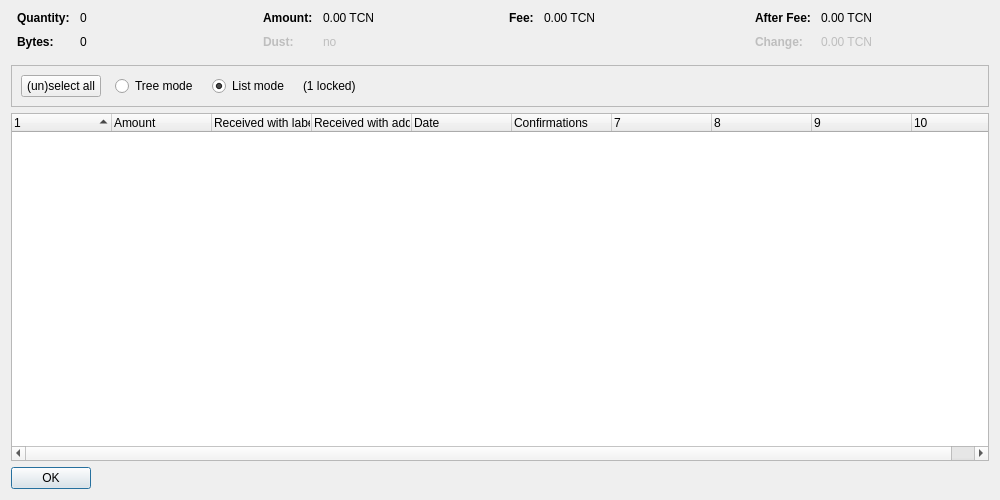
<?xml version="1.0" encoding="UTF-8"?>
<ui version="4.0">
 <class>CoinControlDialog</class>
 <widget class="QDialog" name="CoinControlDialog">
  <property name="geometry">
   <rect>
    <x>0</x>
    <y>0</y>
    <width>1000</width>
    <height>500</height>
   </rect>
  </property>
  <property name="windowTitle">
   <string>Coin Selection</string>
  </property>
  <layout class="QVBoxLayout" name="verticalLayout">
   <item>
    <layout class="QHBoxLayout" name="horizontalLayoutTop" stretch="0,0,0,0">
     <property name="topMargin">
      <number>0</number>
     </property>
     <property name="bottomMargin">
      <number>10</number>
     </property>
     <item>
      <layout class="QFormLayout" name="formLayoutCoinControl1">
       <property name="horizontalSpacing">
        <number>10</number>
       </property>
       <property name="verticalSpacing">
        <number>10</number>
       </property>
       <property name="leftMargin">
        <number>6</number>
       </property>
       <property name="rightMargin">
        <number>6</number>
       </property>
       <item row="0" column="0">
        <widget class="QLabel" name="labelCoinControlQuantityText">
         <property name="font">
          <font>
           <weight>75</weight>
           <bold>true</bold>
          </font>
         </property>
         <property name="text">
          <string>Quantity:</string>
         </property>
        </widget>
       </item>
       <item row="0" column="1">
        <widget class="QLabel" name="labelCoinControlQuantity">
         <property name="cursor">
          <cursorShape>IBeamCursor</cursorShape>
         </property>
         <property name="contextMenuPolicy">
          <enum>Qt::ActionsContextMenu</enum>
         </property>
         <property name="text">
          <string notr="true">0</string>
         </property>
         <property name="textInteractionFlags">
          <set>Qt::LinksAccessibleByMouse|Qt::TextSelectableByKeyboard|Qt::TextSelectableByMouse</set>
         </property>
        </widget>
       </item>
       <item row="1" column="0">
        <widget class="QLabel" name="labelCoinControlBytesText">
         <property name="font">
          <font>
           <weight>75</weight>
           <bold>true</bold>
          </font>
         </property>
         <property name="text">
          <string>Bytes:</string>
         </property>
        </widget>
       </item>
       <item row="1" column="1">
        <widget class="QLabel" name="labelCoinControlBytes">
         <property name="cursor">
          <cursorShape>IBeamCursor</cursorShape>
         </property>
         <property name="contextMenuPolicy">
          <enum>Qt::ActionsContextMenu</enum>
         </property>
         <property name="text">
          <string notr="true">0</string>
         </property>
         <property name="textInteractionFlags">
          <set>Qt::LinksAccessibleByMouse|Qt::TextSelectableByKeyboard|Qt::TextSelectableByMouse</set>
         </property>
        </widget>
       </item>
      </layout>
     </item>
     <item>
      <layout class="QFormLayout" name="formLayoutCoinControl2">
       <property name="horizontalSpacing">
        <number>10</number>
       </property>
       <property name="verticalSpacing">
        <number>10</number>
       </property>
       <property name="leftMargin">
        <number>6</number>
       </property>
       <property name="rightMargin">
        <number>6</number>
       </property>
       <item row="0" column="0">
        <widget class="QLabel" name="labelCoinControlAmountText">
         <property name="font">
          <font>
           <weight>75</weight>
           <bold>true</bold>
          </font>
         </property>
         <property name="text">
          <string>Amount:</string>
         </property>
        </widget>
       </item>
       <item row="0" column="1">
        <widget class="QLabel" name="labelCoinControlAmount">
         <property name="cursor">
          <cursorShape>IBeamCursor</cursorShape>
         </property>
         <property name="contextMenuPolicy">
          <enum>Qt::ActionsContextMenu</enum>
         </property>
         <property name="text">
          <string notr="true">0.00 TCN</string>
         </property>
         <property name="textInteractionFlags">
          <set>Qt::LinksAccessibleByMouse|Qt::TextSelectableByKeyboard|Qt::TextSelectableByMouse</set>
         </property>
        </widget>
       </item>
       <item row="1" column="0">
        <widget class="QLabel" name="labelCoinControlLowOutputText">
         <property name="enabled">
          <bool>false</bool>
         </property>
         <property name="font">
          <font>
           <weight>75</weight>
           <bold>true</bold>
          </font>
         </property>
         <property name="text">
          <string>Dust:</string>
         </property>
        </widget>
       </item>
       <item row="1" column="1">
        <widget class="QLabel" name="labelCoinControlLowOutput">
         <property name="enabled">
          <bool>false</bool>
         </property>
         <property name="cursor">
          <cursorShape>IBeamCursor</cursorShape>
         </property>
         <property name="contextMenuPolicy">
          <enum>Qt::ActionsContextMenu</enum>
         </property>
         <property name="text">
          <string notr="true">no</string>
         </property>
         <property name="textInteractionFlags">
          <set>Qt::LinksAccessibleByMouse|Qt::TextSelectableByKeyboard|Qt::TextSelectableByMouse</set>
         </property>
        </widget>
       </item>
      </layout>
     </item>
     <item>
      <layout class="QFormLayout" name="formLayoutCoinControl3">
       <property name="horizontalSpacing">
        <number>10</number>
       </property>
       <property name="verticalSpacing">
        <number>10</number>
       </property>
       <property name="leftMargin">
        <number>6</number>
       </property>
       <property name="rightMargin">
        <number>6</number>
       </property>
       <item row="0" column="0">
        <widget class="QLabel" name="labelCoinControlFeeText">
         <property name="font">
          <font>
           <weight>75</weight>
           <bold>true</bold>
          </font>
         </property>
         <property name="text">
          <string>Fee:</string>
         </property>
        </widget>
       </item>
       <item row="0" column="1">
        <widget class="QLabel" name="labelCoinControlFee">
         <property name="cursor">
          <cursorShape>IBeamCursor</cursorShape>
         </property>
         <property name="contextMenuPolicy">
          <enum>Qt::ActionsContextMenu</enum>
         </property>
         <property name="text">
          <string notr="true">0.00 TCN</string>
         </property>
         <property name="textInteractionFlags">
          <set>Qt::LinksAccessibleByMouse|Qt::TextSelectableByKeyboard|Qt::TextSelectableByMouse</set>
         </property>
        </widget>
       </item>
      </layout>
     </item>
     <item>
      <layout class="QFormLayout" name="formLayoutCoinControl4">
       <property name="horizontalSpacing">
        <number>10</number>
       </property>
       <property name="verticalSpacing">
        <number>10</number>
       </property>
       <property name="leftMargin">
        <number>6</number>
       </property>
       <property name="rightMargin">
        <number>6</number>
       </property>
       <item row="0" column="0">
        <widget class="QLabel" name="labelCoinControlAfterFeeText">
         <property name="font">
          <font>
           <weight>75</weight>
           <bold>true</bold>
          </font>
         </property>
         <property name="text">
          <string>After Fee:</string>
         </property>
        </widget>
       </item>
       <item row="0" column="1">
        <widget class="QLabel" name="labelCoinControlAfterFee">
         <property name="cursor">
          <cursorShape>IBeamCursor</cursorShape>
         </property>
         <property name="contextMenuPolicy">
          <enum>Qt::ActionsContextMenu</enum>
         </property>
         <property name="text">
          <string notr="true">0.00 TCN</string>
         </property>
         <property name="textInteractionFlags">
          <set>Qt::LinksAccessibleByMouse|Qt::TextSelectableByKeyboard|Qt::TextSelectableByMouse</set>
         </property>
        </widget>
       </item>
       <item row="1" column="0">
        <widget class="QLabel" name="labelCoinControlChangeText">
         <property name="enabled">
          <bool>false</bool>
         </property>
         <property name="font">
          <font>
           <weight>75</weight>
           <bold>true</bold>
          </font>
         </property>
         <property name="text">
          <string>Change:</string>
         </property>
        </widget>
       </item>
       <item row="1" column="1">
        <widget class="QLabel" name="labelCoinControlChange">
         <property name="enabled">
          <bool>false</bool>
         </property>
         <property name="cursor">
          <cursorShape>IBeamCursor</cursorShape>
         </property>
         <property name="contextMenuPolicy">
          <enum>Qt::ActionsContextMenu</enum>
         </property>
         <property name="text">
          <string notr="true">0.00 TCN</string>
         </property>
         <property name="textInteractionFlags">
          <set>Qt::LinksAccessibleByMouse|Qt::TextSelectableByKeyboard|Qt::TextSelectableByMouse</set>
         </property>
        </widget>
       </item>
      </layout>
     </item>
    </layout>
   </item>
   <item>
    <widget class="QFrame" name="frame">
     <property name="minimumSize">
      <size>
       <width>0</width>
       <height>40</height>
      </size>
     </property>
     <property name="frameShape">
      <enum>QFrame::StyledPanel</enum>
     </property>
     <property name="frameShadow">
      <enum>QFrame::Sunken</enum>
     </property>
     <layout class="QHBoxLayout" name="horizontalLayout">
      <item>
       <layout class="QHBoxLayout" name="horizontalLayoutPanel" stretch="0,0,0,0,0">
        <property name="spacing">
         <number>14</number>
        </property>
        <item>
         <widget class="QPushButton" name="pushButtonSelectAll">
          <property name="sizePolicy">
           <sizepolicy hsizetype="Maximum" vsizetype="Fixed">
            <horstretch>0</horstretch>
            <verstretch>0</verstretch>
           </sizepolicy>
          </property>
          <property name="text">
           <string>(un)select all</string>
          </property>
          <property name="autoDefault">
           <bool>false</bool>
          </property>
         </widget>
        </item>
        <item>
         <widget class="QRadioButton" name="radioTreeMode">
          <property name="sizePolicy">
           <sizepolicy hsizetype="Maximum" vsizetype="Fixed">
            <horstretch>0</horstretch>
            <verstretch>0</verstretch>
           </sizepolicy>
          </property>
          <property name="text">
           <string>Tree mode</string>
          </property>
         </widget>
        </item>
        <item>
         <widget class="QRadioButton" name="radioListMode">
          <property name="sizePolicy">
           <sizepolicy hsizetype="Maximum" vsizetype="Fixed">
            <horstretch>0</horstretch>
            <verstretch>0</verstretch>
           </sizepolicy>
          </property>
          <property name="text">
           <string>List mode</string>
          </property>
          <property name="checked">
           <bool>true</bool>
          </property>
         </widget>
        </item>
        <item>
         <widget class="QLabel" name="labelLocked">
          <property name="text">
           <string notr="true">(1 locked)</string>
          </property>
         </widget>
        </item>
        <item>
         <spacer name="horizontalSpacer">
          <property name="orientation">
           <enum>Qt::Horizontal</enum>
          </property>
          <property name="sizeHint" stdset="0">
           <size>
            <width>40</width>
            <height>20</height>
           </size>
          </property>
         </spacer>
        </item>
       </layout>
      </item>
     </layout>
    </widget>
   </item>
   <item>
    <widget class="CoinControlTreeWidget" name="treeWidget">
     <property name="contextMenuPolicy">
      <enum>Qt::CustomContextMenu</enum>
     </property>
     <property name="sortingEnabled">
      <bool>false</bool>
     </property>
     <property name="columnCount">
      <number>10</number>
     </property>
     <attribute name="headerShowSortIndicator" stdset="0">
      <bool>true</bool>
     </attribute>
     <attribute name="headerStretchLastSection">
      <bool>false</bool>
     </attribute>
     <column>
      <property name="text">
       <string/>
      </property>
     </column>
     <column>
      <property name="text">
       <string>Amount</string>
      </property>
     </column>
     <column>
      <property name="text">
       <string>Received with label</string>
      </property>
     </column>
     <column>
      <property name="text">
       <string>Received with address</string>
      </property>
     </column>
     <column>
      <property name="text">
       <string>Date</string>
      </property>
     </column>
     <column>
      <property name="text">
       <string>Confirmations</string>
      </property>
      <property name="toolTip">
       <string>Confirmed</string>
      </property>
     </column>
     <column>
      <property name="text">
       <string/>
      </property>
     </column>
     <column>
      <property name="text">
       <string/>
      </property>
     </column>
     <column>
      <property name="text">
       <string/>
      </property>
     </column>
     <column>
      <property name="text">
       <string/>
      </property>
     </column>
    </widget>
   </item>
   <item>
    <widget class="QDialogButtonBox" name="buttonBox">
     <property name="sizePolicy">
      <sizepolicy hsizetype="Maximum" vsizetype="Fixed">
       <horstretch>0</horstretch>
       <verstretch>0</verstretch>
      </sizepolicy>
     </property>
     <property name="orientation">
      <enum>Qt::Horizontal</enum>
     </property>
     <property name="standardButtons">
      <set>QDialogButtonBox::Ok</set>
     </property>
    </widget>
   </item>
  </layout>
 </widget>
 <customwidgets>
  <customwidget>
   <class>CoinControlTreeWidget</class>
   <extends>QTreeWidget</extends>
   <header>coincontroltreewidget.h</header>
  </customwidget>
 </customwidgets>
 <resources/>
 <connections/>
</ui>
